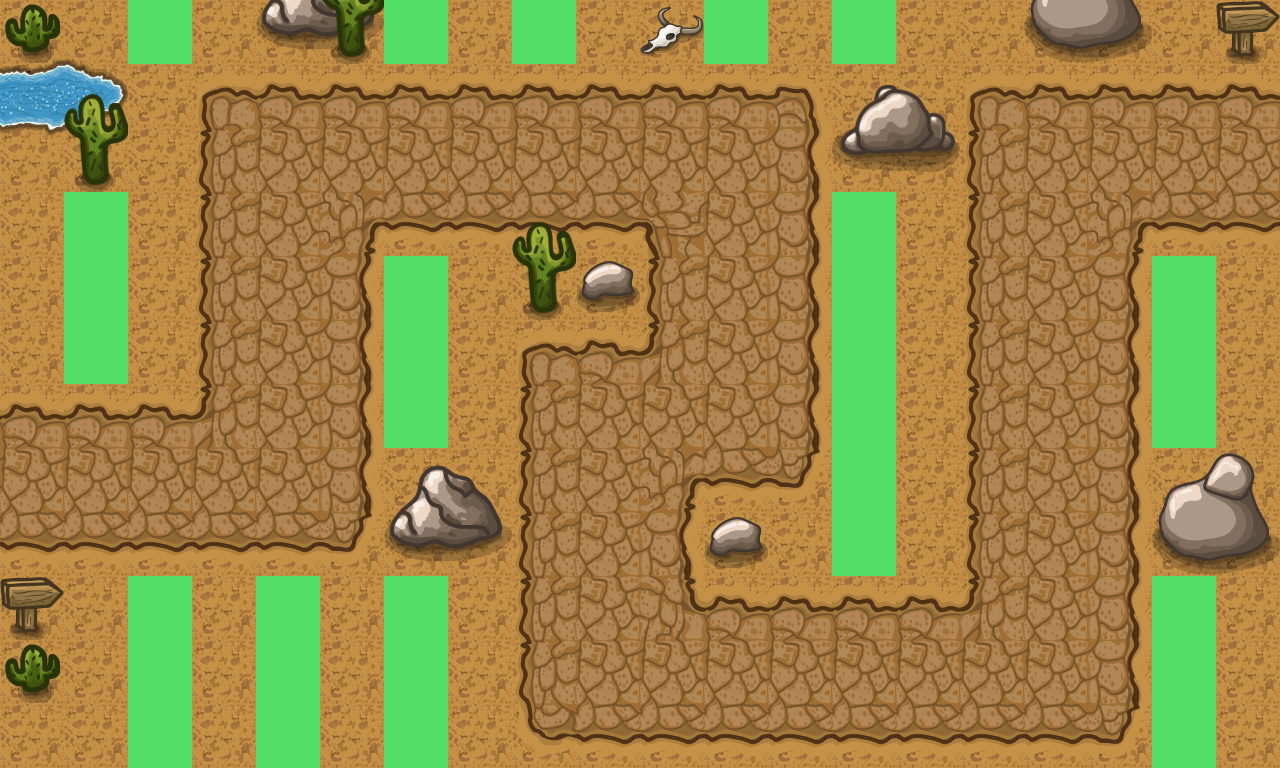

A 2D game scene composited from a Tiled map and its tileset images. What follows is a short description and the map's XML, with every tile layer's data as written:
An orthogonal 20x12 tile map with 64x64 px tiles, 6 tile layers (Dirt, Path, Details1, Details2, ...) and 1 object.

<map version="1.10" tiledversion="1.11.0" orientation="orthogonal" renderorder="right-down" width="20" height="12" tilewidth="64" tileheight="64" infinite="0" nextlayerid="8" nextobjectid="2">
 <tileset firstgid="1" source="tileset.tsx" />
 <layer id="1" name="Dirt" width="20" height="12">
  <data encoding="csv">
16,16,16,16,16,16,16,16,16,16,16,16,16,16,16,16,16,16,16,16,
16,16,16,16,16,16,16,16,16,16,16,16,16,16,16,16,16,16,16,16,
16,16,16,16,16,16,16,16,16,16,16,16,16,16,16,16,16,16,16,16,
16,16,16,16,16,16,16,16,16,16,16,16,16,16,16,16,16,16,16,16,
16,16,16,16,16,16,16,16,16,16,16,16,16,16,16,16,16,16,16,16,
16,16,16,16,16,16,16,16,16,16,16,16,16,16,16,16,16,16,16,16,
16,16,16,16,16,16,16,16,16,16,16,16,16,16,16,16,16,16,16,16,
16,16,16,16,16,16,16,16,16,16,16,16,16,16,16,16,16,16,16,16,
16,16,16,16,16,16,16,16,16,16,16,16,16,16,16,16,16,16,16,16,
16,16,16,16,16,16,16,16,16,16,16,16,16,16,16,16,16,16,16,16,
16,16,16,16,16,16,16,16,16,16,16,16,16,16,16,16,16,16,16,16,
16,16,16,16,16,16,16,16,16,16,16,16,16,16,16,16,16,16,16,16
</data>
 </layer>
 <layer id="2" name="Path" width="20" height="12">
  <data encoding="csv">
0,0,0,0,0,0,0,0,0,0,0,0,0,0,0,0,0,0,0,0,
0,0,0,4,5,5,5,5,5,5,5,5,6,0,0,4,5,5,5,5,
0,0,0,18,19,19,19,19,19,19,19,19,20,0,0,18,19,19,19,19,
0,0,0,18,19,22,33,33,33,33,21,19,20,0,0,18,19,22,33,33,
0,0,0,18,19,20,0,0,0,0,18,19,20,0,0,18,19,20,0,0,
0,0,0,18,19,20,0,0,4,5,7,19,20,0,0,18,19,20,0,0,
5,5,5,7,19,20,0,0,18,19,19,19,20,0,0,18,19,20,0,0,
19,19,19,19,19,20,0,0,18,19,22,33,34,0,0,18,19,20,0,0,
33,33,33,33,33,34,0,0,18,19,20,0,0,0,0,18,19,20,0,0,
0,0,0,0,0,0,0,0,18,19,8,5,5,5,5,7,19,20,0,0,
0,0,0,0,0,0,0,0,18,19,19,19,19,19,19,19,19,20,0,0,
0,0,0,0,0,0,0,0,32,33,33,33,33,33,33,33,33,34,0,0
</data>
 </layer>
 <layer id="3" name="Details1" width="20" height="12">
  <data encoding="csv">
49,0,0,0,101,102,0,0,0,0,48,0,0,0,16,0,103,104,0,47,
48,0,0,0,0,0,0,0,0,0,0,0,0,0,16,0,0,0,0,0,
0,0,0,0,0,0,0,0,0,0,0,0,0,0,0,0,0,0,0,0,
0,0,0,0,0,0,0,0,57,0,0,0,0,0,0,0,0,0,0,0,
0,0,0,0,0,0,0,0,71,46,0,0,0,0,0,0,0,0,0,0,
0,0,0,0,0,0,0,0,0,0,0,0,0,0,0,0,0,0,0,0,
0,0,0,0,0,0,0,0,0,0,0,0,0,0,0,0,0,0,0,0,
0,0,0,0,0,0,87,88,0,0,0,0,0,0,0,0,0,0,89,90,
0,0,0,0,0,0,101,102,0,0,0,46,0,0,0,0,0,0,103,104,
47,0,0,0,0,0,0,0,0,0,0,0,0,0,0,0,0,0,0,0,
49,0,0,0,0,0,0,0,0,0,0,0,0,0,0,0,0,0,0,0,
0,0,0,0,0,0,0,0,0,0,0,0,0,0,0,0,0,0,0,0
</data>
 </layer>
 <layer id="4" name="Details2" width="20" height="12">
  <data encoding="csv">
120,121,0,0,0,0,0,0,0,0,0,0,0,0,0,0,0,0,0,0,
134,135,0,0,0,0,0,0,0,0,0,0,0,93,94,0,0,0,0,0,
148,149,0,0,0,0,0,0,0,0,0,0,0,107,108,0,0,0,0,0,
0,0,0,0,0,0,0,0,0,0,0,0,0,0,0,0,0,0,0,0,
0,0,0,0,0,0,0,0,0,0,0,0,0,0,0,0,0,0,0,0,
0,0,0,0,0,0,0,0,0,0,0,0,0,0,0,0,0,0,0,0,
0,0,0,0,0,0,0,0,0,0,0,0,0,0,0,0,0,0,0,0,
0,0,0,0,0,0,0,0,0,0,0,0,0,0,0,0,0,0,0,0,
0,0,0,0,0,0,0,0,0,0,0,0,0,0,0,0,0,0,0,0,
0,0,0,0,0,0,0,0,0,0,0,0,0,0,0,0,0,0,0,0,
0,0,0,0,0,0,0,0,0,0,0,0,0,0,0,0,0,0,0,0,
0,0,0,0,0,0,0,0,0,0,0,0,0,0,0,0,0,0,0,0
</data>
 </layer>
 <layer id="5" name="Details 3" width="20" height="12">
  <data encoding="csv">
0,0,0,0,0,71,0,0,0,0,0,0,0,0,0,0,0,0,0,0,
0,57,0,0,0,0,0,0,0,0,0,0,0,0,0,0,0,0,0,0,
0,71,0,0,0,0,0,0,0,0,0,0,0,0,0,0,0,0,0,0,
0,0,0,0,0,0,0,0,0,0,0,0,0,0,0,0,0,0,0,0,
0,0,0,0,0,0,0,0,0,0,0,0,0,0,0,0,0,0,0,0,
0,0,0,0,0,0,0,0,0,0,0,0,0,0,0,0,0,0,0,0,
0,0,0,0,0,0,0,0,0,0,0,0,0,0,0,0,0,0,0,0,
0,0,0,0,0,0,0,0,0,0,0,0,0,0,0,0,0,0,0,0,
0,0,0,0,0,0,0,0,0,0,0,0,0,0,0,0,0,0,0,0,
0,0,0,0,0,0,0,0,0,0,0,0,0,0,0,0,0,0,0,0,
0,0,0,0,0,0,0,0,0,0,0,0,0,0,0,0,0,0,0,0,
0,0,0,0,0,0,0,0,0,0,0,0,0,0,0,0,0,0,0,0
</data>
 </layer>
 <objectgroup id="6" name="path">
  <object id="1" x="0" y="0">
   <polyline points="0,0 -130.159,485.714 290.476,482.54 287.302,158.73 738.095,161.905 734.921,415.873 603.175,417.46 606.349,668.254 1058.73,669.841 1055.56,153.968 1457.14,157.143" />
  </object>
 </objectgroup>
 <layer id="7" name="placements" width="20" height="12">
  <data encoding="csv">
0,0,14,0,0,0,14,0,14,0,0,14,0,14,0,0,0,0,0,0,
0,0,0,0,0,0,0,0,0,0,0,0,0,0,0,0,0,0,0,0,
0,0,0,0,0,0,0,0,0,0,0,0,0,0,0,0,0,0,0,0,
0,14,0,0,0,0,0,0,0,0,0,0,0,14,0,0,0,0,0,0,
0,14,0,0,0,0,14,0,0,0,0,0,0,14,0,0,0,0,14,0,
0,14,0,0,0,0,14,0,0,0,0,0,0,14,0,0,0,0,14,0,
0,0,0,0,0,0,14,0,0,0,0,0,0,14,0,0,0,0,14,0,
0,0,0,0,0,0,0,0,0,0,0,0,0,14,0,0,0,0,0,0,
0,0,0,0,0,0,0,0,0,0,0,0,0,14,0,0,0,0,0,0,
0,0,14,0,14,0,14,0,0,0,0,0,0,0,0,0,0,0,14,0,
0,0,14,0,14,0,14,0,0,0,0,0,0,0,0,0,0,0,14,0,
0,0,14,0,14,0,14,0,0,0,0,0,0,0,0,0,0,0,14,0
</data>
 </layer>
</map>
